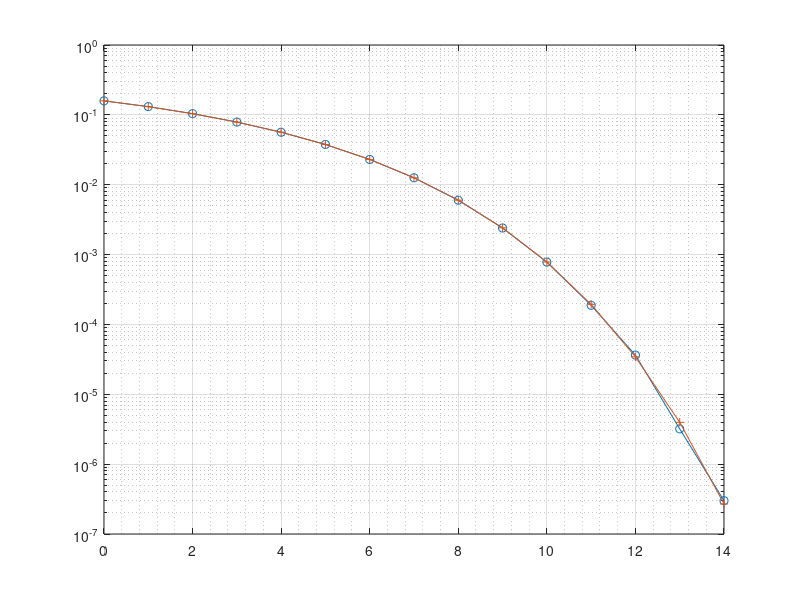

This figure's MATLAB source:

% This file is used to simulate convolution code
clear all
clc
bits_num=10^7;
u=rand(1,bits_num)>0.5;
uu=u*2-1;
SNR_db=0:14;
SNR=10.^(SNR_db/10);
noise_pow=1./SNR;
block_length=1000;
out1=zeros(1,bits_num);
out2=zeros(1,bits_num);
for i=1:length(SNR)
    i
    w=(noise_pow(i))^(1/2)*randn(1,length(u));
    r1=uu+w(1:length(uu));
    out1=r1>0;
    BER_uncoded(i)=sum(out1~=u)/bits_num;

end
semilogy(SNR_db,BER_uncoded,'-o');
hold on
semilogy(SNR_db,qfunc(sqrt(SNR)),'-+');
grid minor
grid on
